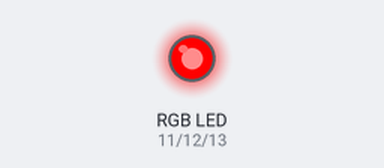
Bench run of a sketch on a simulated Arduino Uno, built with avr-gcc and run on an emulated ATmega328P. On the bench: an RGB LED mixed from three pins (HIGH = lit).

Above: at 0.1 s.
At 0.25 s:
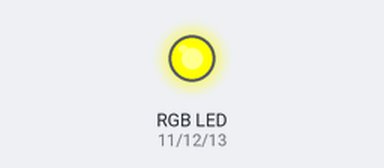
At 0.75 s:
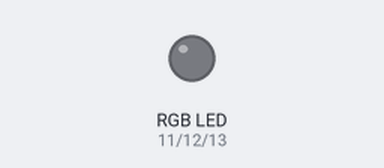
At 1.45 s:
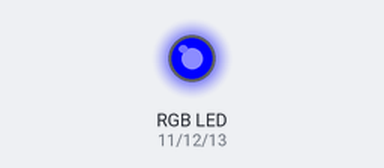
At 2.15 s:
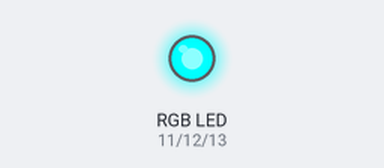
At 2.8 s:
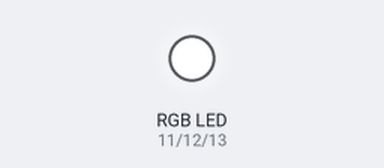
Timing chart, 0 to 3.1 s (numbered marks = the images above):
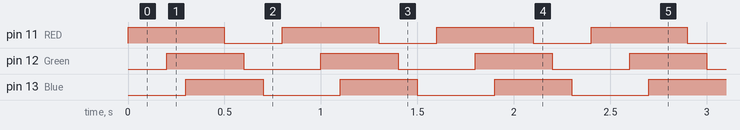

Measured:
- by itself, pin 11 (RED): alternates HIGH for 0.50 s and LOW for 0.30 s
- by itself, pin 12 (Green), pin 13 (Blue): alternates HIGH for 0.40 s and LOW for 0.40 s
- by itself, everything shown: repeats every 0.80 s, in 6 steps

The sketch:

RGB.ino
```cpp
void setup()
{
  pinMode(11, OUTPUT); //RED
  pinMode(12, OUTPUT); //Green
  pinMode(13, OUTPUT); //Blue
}


void loop()
{

  digitalWrite(11, HIGH);
  delay(200);
  digitalWrite(12, HIGH);
  delay(100);
  digitalWrite(13, HIGH);
  delay(200);

  digitalWrite(11, LOW);
  delay(100);
  digitalWrite(12, LOW);
  delay(100);
  digitalWrite(13, LOW);
  delay(100);


}
```
